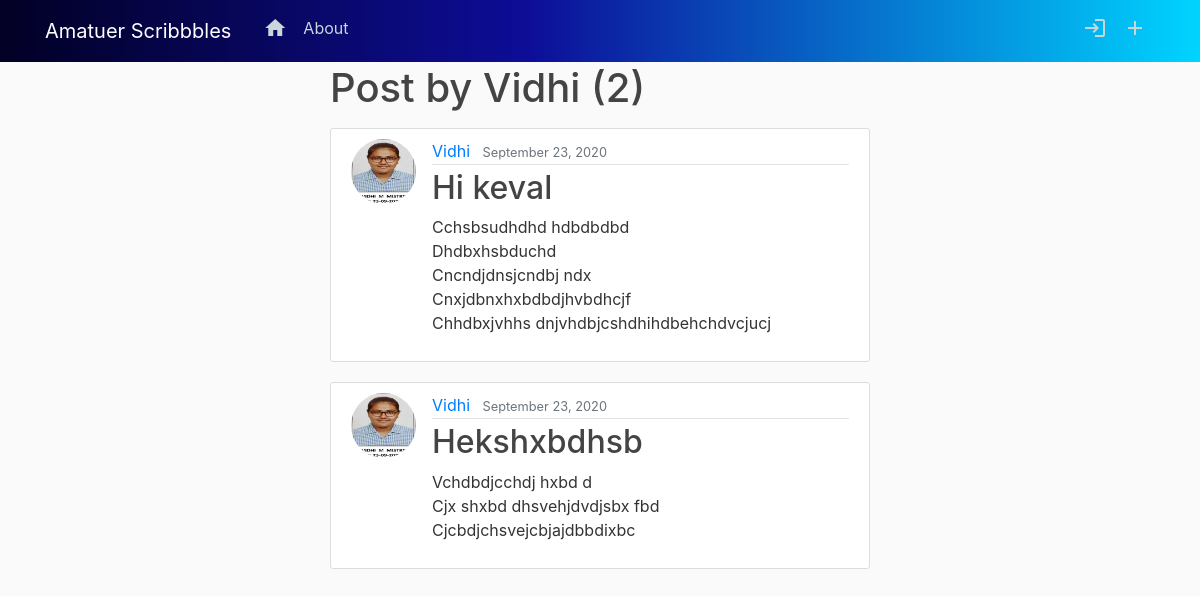
The page /user/Vidhi on the database its author committed.
### blog/models.py (models this page shows, shortened)
class Post(models.Model):
	title = models.CharField(max_length = 100)
	content = models.TextField()
	date_posted = models.DateTimeField(default = timezone.now)
	author = models.ForeignKey(User, on_delete = models.CASCADE)

### users/models.py (models this page shows, shortened)
class profile(models.Model):
	user = models.OneToOneField(User, on_delete = models.CASCADE)
	image = models.ImageField(default = 'default.jpg', upload_to = 'profile_pics')

### blog/views.py (the view)
# urls.py: path('user/<str:username>',UserPostListView.as_view() , name = 'user-post'),
class UserPostListView(ListView):
	model = Post
	template_name = 'blog/user_post.html' # <app>/<model>_<viewtype>.html
	context_object_name = 'posts'
	paginate_by = 2
	def get_queryset(self):
		user = get_object_or_404(User, username = self.kwargs.get('username'))
		return Post.objects.filter(author = user).order_by('-date_posted')

### blog/templates/blog/user_post.html (shortened to what this page needs)
{% extends "blog/base.html" %}
{% block content%}
  <h1 class = "mb-3">Post by {{ view.kwargs.username }} ({{ page_obj.paginator.count }})</h1>
	{% for post in posts %}
		<article class="media content-section">
			<img class = "rounded-circle article-img" src="{{ post.author.profile.image.url }}">
		  <div class="media-body">
		    <div class="article-metadata">
		      <a class="mr-2" href="{% url 'user-post' post.author.username %}">{{ post.author }}</a>
		      <small class="text-muted">{{ post.date_posted|date:"F d, Y" }}</small>
		    </div>
		    <h2><a class="article-title" href="{% url 'post-detail' post.id %}">{{ post.title }}</a></h2>
		    <p class="article-content">{{ post.content }}</p>
		  </div>
	</article>
	{% endfor %}
{% endblock content %}

### blog/static/blog/main.css (style rules this page uses)
body { background: #fafafa; color: #333333; margin-top: 4rem; }
h1, h2, h3, h4, h5, h6 { color: #444444; }
.content-section { background: #ffffff; padding: 10px 20px; border: 1px solid #dddddd; border-radius: 3px; margin-bottom: 20px; }
.article-title { color: #444444; }
.article-content { white-space: pre-line; }
.article-img { height: 65px; width: 65px; margin-right: 16px; }
.article-metadata { padding-bottom: 1px; margin-bottom: 4px; border-bottom: 1px solid #e3e3e3 }

### rows shown on the page
Post: author.profile.image (picture), author "Vidhi", date_posted "September 23, 2020", title "Hi keval", content "Cchsbsudhdhd hdbdbdbd Dhdbxhsbduchd Cncndjdnsjcndbj ndx Cnxjdbnxhxbdbdjhvbdhcjf Chhdbxjvhhs dnjvhdbjcshdhihdbehchdvcjucj"
Post: author.profile.image (picture), author "Vidhi", date_posted "September 23, 2020", title "Hekshxbdhsb", content "Vchdbdjcchdj hxbd d Cjx shxbd dhsvehjdvdjsbx fbd Cjcbdjchsvejcbjajdbbdixbc"

### other values the page prints
{{ view.kwargs.username }} "Vidhi"
{{ page_obj.paginator.count }} "2"
